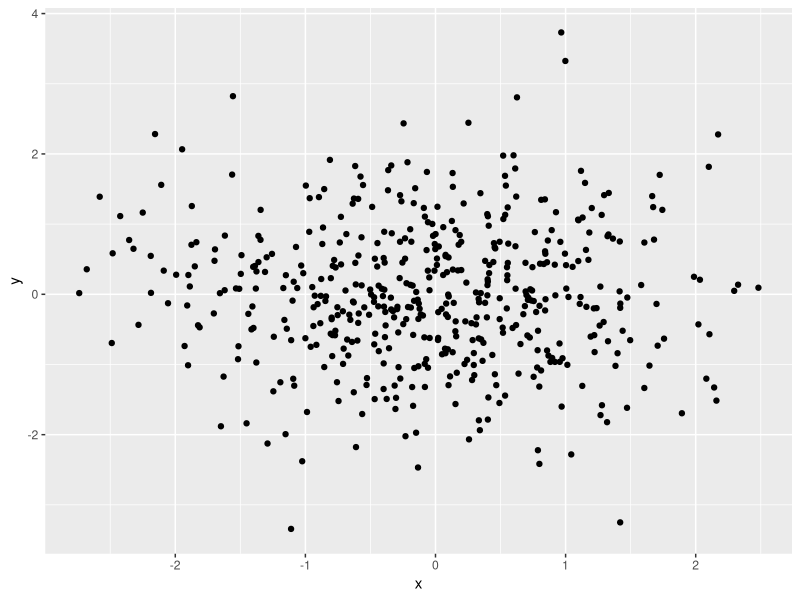
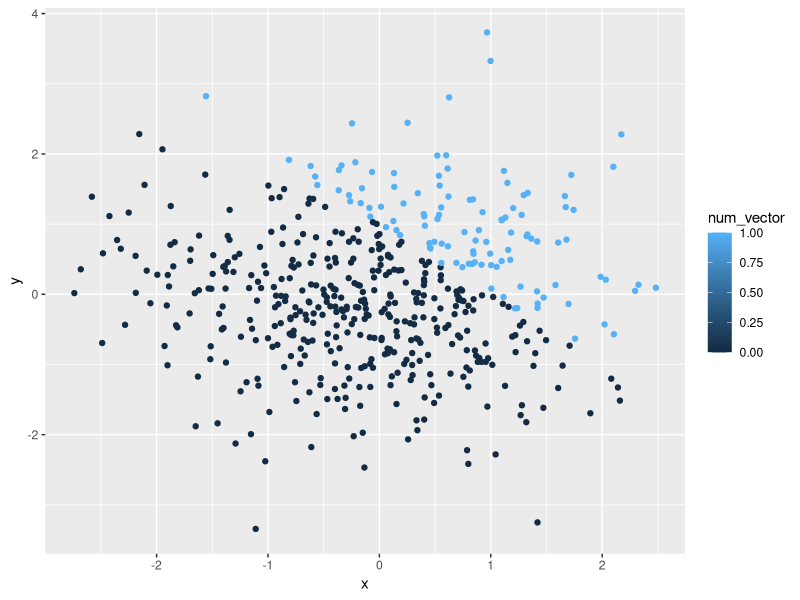
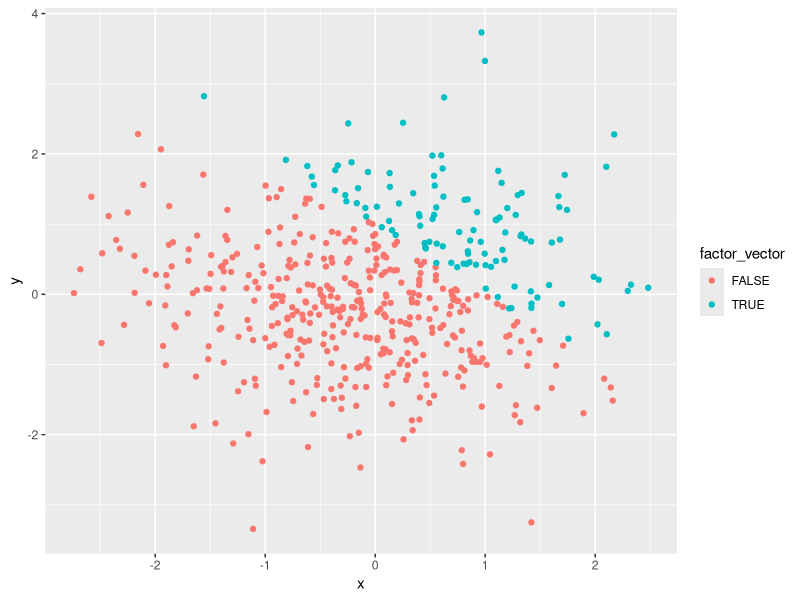
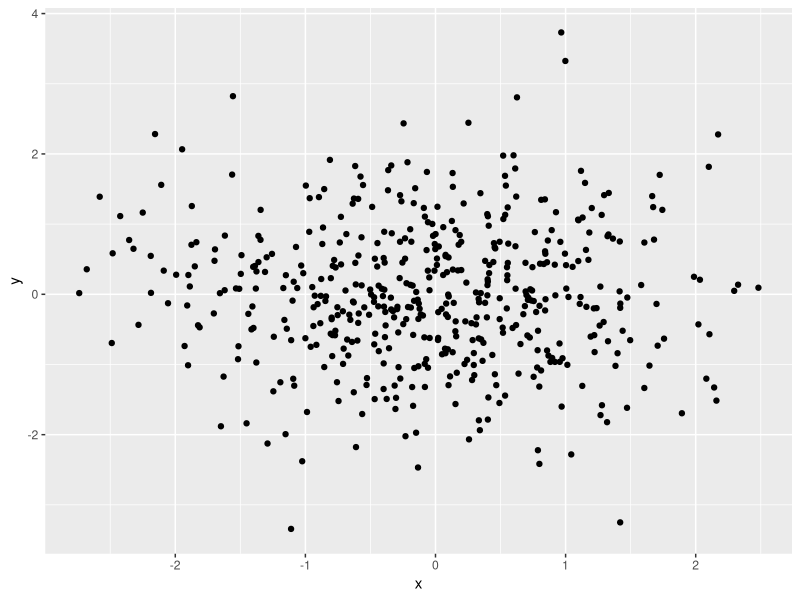

The R script that drew these images, in order:
## ---- chunk 1
knitr::opts_chunk$set(echo = TRUE)

library(tidyverse)
## ---- chunk 2
eight_rand_df = tibble(
  norm_samp = rnorm(8),
  vec_logical = norm_samp > 0,
  vec_char = c("I", "enjoy", "yoga", "cookies", "nature", "dogs", "sunshine", "family"),
  vec_factor = factor(c("orange", "orange", "orange", "orange","blue", "blue", "blue", "magenta" )))

mean(pull(eight_rand_df, norm_samp))

mean(pull(eight_rand_df, vec_logical))

mean(pull(eight_rand_df, vec_char))

mean(pull(eight_rand_df, vec_factor))
## ---- chunk 3
numeric_eight_rand_df = tibble(
  norm_samp = rnorm(8),
  vec_logical = as.numeric(norm_samp > 0), 
  norm_samp1 = (vec_logical * norm_samp)) 
  
 logical_eight_rand_df = tibble(
  norm_samp = rnorm(8),
  vec_logical = factor(norm_samp > 0), 
  norm_samp2 = (vec_logical * norm_samp)) 

factor_and_numeric_eight_rand_df = tibble(
  norm_samp = rnorm(8),
  vec_logical = factor(norm_samp > 0),
  vec_logical1 = as.numeric(vec_logical),
  norm_samp3 = (vec_logical1 * norm_samp)) 
## ---- chunk 4
plot_df = tibble(
  x = rnorm(500), 
  y = rnorm(500), 
  vec_logical = (x + y > 1), 
  num_vector = as.numeric(vec_logical), 
  factor_vector = factor(vec_logical))

#code for inline citations
mean_samp = mean(pull(plot_df, x))

median_samp = median(pull(plot_df, x))

stdev_samp = sd(pull(plot_df, x))

rows = nrow(plot_df)

columns = ncol(plot_df)

proportion = mean(pull(plot_df, vec_logical))
## ---- chunk 5
ggplot(plot_df, aes(x = x, y = y)) + geom_point()

ggsave("plot_df.pdf", width = 4, height = 4)

ggplot(plot_df, aes(x = x, y = y, color = num_vector)) + geom_point()

ggplot(plot_df, aes(x = x, y = y, color = factor_vector)) + geom_point()
